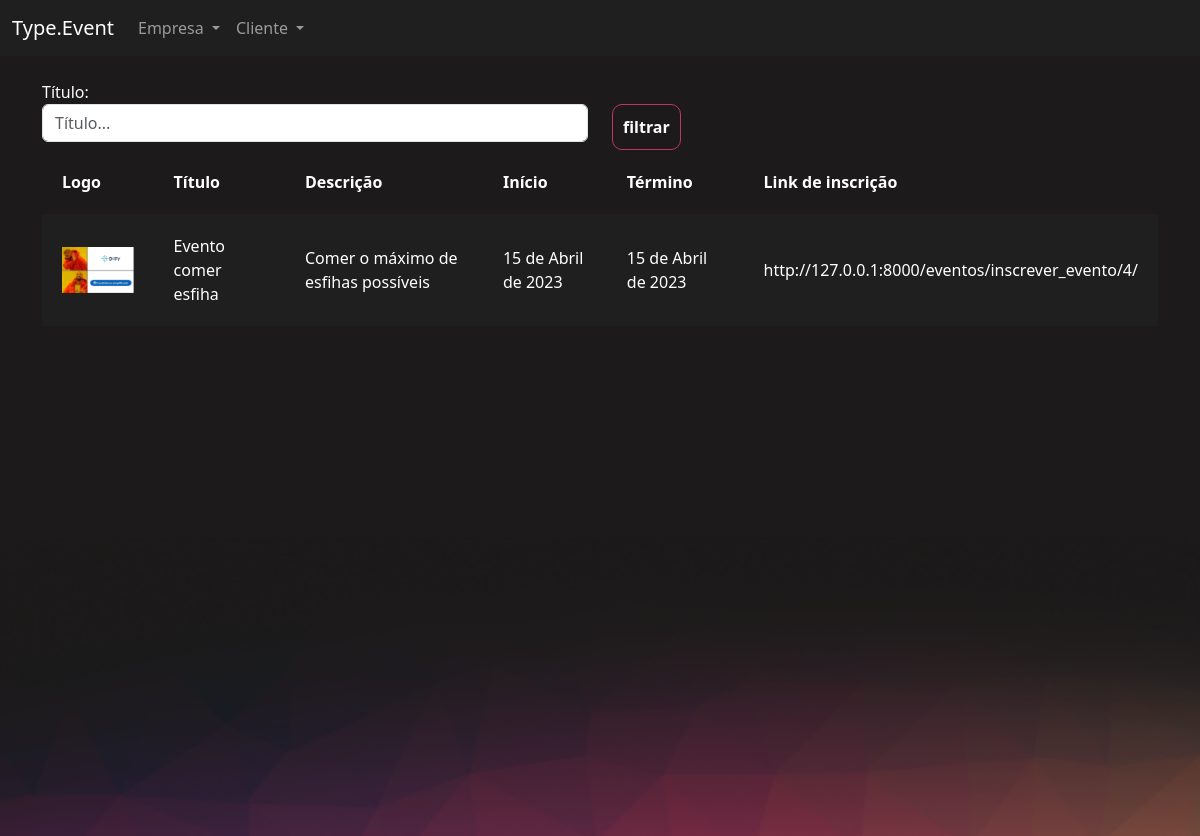
The app's page /eventos/gerenciar_evento/ (signed in), older data.
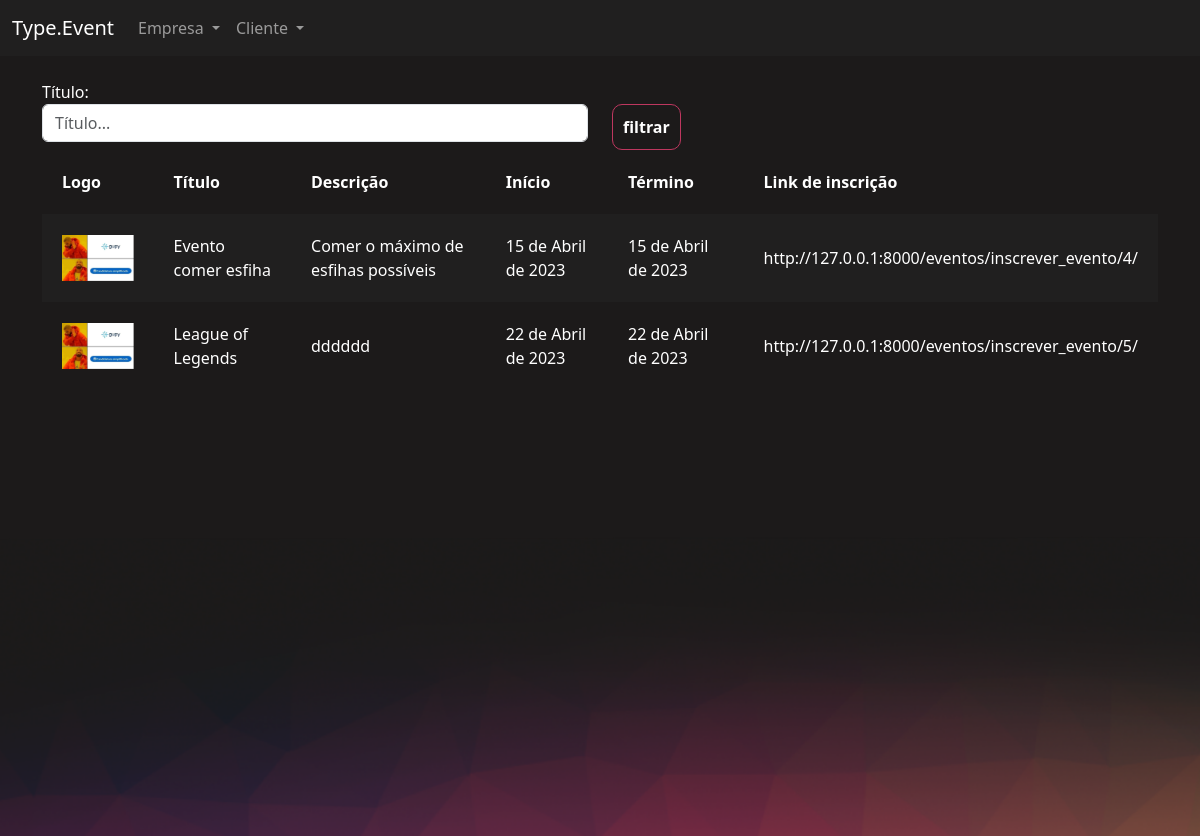
The same page, newer data.
### eventos/models.py (models this page shows, shortened)
class Evento(models.Model):
    criador = models.ForeignKey(User, on_delete=models.DO_NOTHING, null=True, blank=True)
    nome = models.CharField(max_length=200)
    descricao = models.TextField()
    data_inicio = models.DateField()
    data_termino = models.DateField()
    carga_horaria = models.IntegerField()
    logo = models.ImageField(upload_to="logos")
    participantes = models.ManyToManyField(User, related_name="evento_participante", null=True, blank=True)
    cor_principal = models.CharField(max_length=7)
    cor_secundaria = models.CharField(max_length=7)
    cor_fundo = models.CharField(max_length=7)

### eventos/views.py (the view)
# urls.py: path('gerenciar_evento/', views.gerenciar_evento, name="gerenciar_evento"),
@login_required
def gerenciar_evento(request):
    if request.method == "GET":
        nome = request.GET.get('nome')
        eventos = Evento.objects.filter(criador=request.user)
        if nome:
            eventos = eventos.filter(nome__contains=nome)
        return render(request, 'gerenciar_evento.html', {'eventos': eventos})

### eventos/templates/gerenciar_evento.html (shortened to what this page needs)
{% extends "bases/base_evento.html" %}
{% load static %}
{% block 'importacoes' %}
    <link href="{% static 'evento/css/gerenciar_evento.css' %}" rel="stylesheet">
{% endblock %}
{% block 'conteudo' %}
    <div class="container">
        <br>
        <div class="row">
            <div class="col-md">
                <form action="{% url 'gerenciar_evento' %}" method="GET">
                <label>Título:</label>
                <input type="text" placeholder="Título..." class="form-control" name="nome">
            </div>
            <div class="col-md">
                <br>
                <input type="submit" class="btn-principal" value="filtrar">
            </div>
        </div>
        <table>
            <tr>
                <th>Logo</th>
                <th>Título</th>
                <th>Descrição</th>
                <th>Início</th>
                <th>Término</th>
                <th>Link de inscrição</th>
            </tr>
            {% for evento in eventos %}
                <tr class="{% cycle 'linha' 'linha2' %}">
                    <td width="10%"><a href="{% url 'participantes_evento' evento.id %}"><img width="100%" src="/media/{{evento.logo}}"></a></td>
                    <td>{{evento.nome}}</td>
                    <td>{{evento.descricao}}</td>
                    <td>{{evento.data_inicio}}</td>
                    <td>{{evento.data_termino}}</td>
                    <td>http://127.0.0.1:8000/eventos/inscrever_evento/{{evento.id}}/</td>
                </tr>
            {% endfor %}
        </table>
    </div>
{% endblock %}

Row changes from the older to the newer data that the page shows:
added Evento: logo (picture), nome "League of Legends", descricao "dddddd", data_inicio "22 de Abril de 2023", data_termino "22 de Abril de 2023", id "5"
